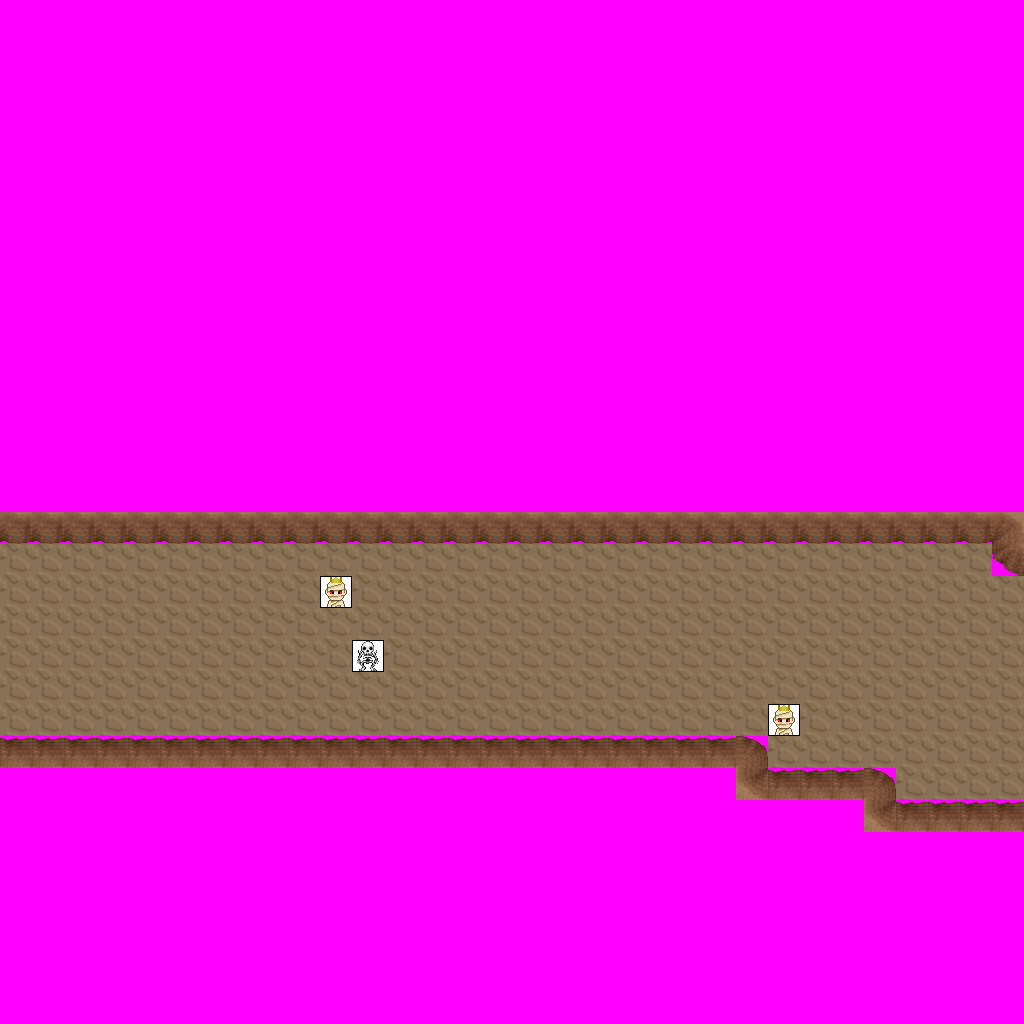

Below is a game level as drawn by its tile map, then a one-line description and the .tmx that defines it (tile-layer data replaced by summaries):
An orthogonal 32x32 tile map with 32x32 px tiles, 7 tile layers (Ground, Objects, Above, Walkable, ...), 5 tilesets and 4 objects (2x newmap, from_west_0, from_east_0).

<map version="1.0" orientation="orthogonal" width="32" height="32" tilewidth="32" tileheight="32">
 <tileset firstgid="1" name="ground_brown" tilewidth="32" tileheight="32">
  <image source="../drawable/ground_brown.png" width="160" height="32" />
 </tileset>
 <tileset firstgid="6" name="logic_creature_mummy" tilewidth="32" tileheight="32">
  <image source="../drawable/logic_creature_mummy.png" width="64" height="32" />
 </tileset>
 <tileset firstgid="8" name="logic_creature_undead_skeleton" tilewidth="32" tileheight="32">
  <image source="../drawable/logic_creature_undead_skeleton.png" width="192" height="32" />
 </tileset>
 <tileset firstgid="14" name="building_wall_int_sandstone" tilewidth="32" tileheight="32">
  <image source="../drawable/building_wall_int_sandstone.png" width="96" height="160" />
 </tileset>
 <tileset firstgid="29" name="walkable_sentinel" tilewidth="32" tileheight="32">
  <image source="../drawable/walkable_sentinel.png" width="32" height="32" />
 </tileset>
 <layer name="Ground" width="32" height="32">
  <data>[1024 cells, 1024 non-empty, 2 distinct tile ids]</data>
 </layer>
 <layer name="Objects" width="32" height="32">
  <data>[1024 cells, 0 non-empty, 0 distinct tile ids]</data>
 </layer>
 <layer name="Above" width="32" height="32">
  <data>[1024 cells, 0 non-empty, 0 distinct tile ids]</data>
 </layer>
 <layer name="Walkable" width="32" height="32">
  <data>[1024 cells, 821 non-empty, 1 distinct tile ids]</data>
 </layer>
 <layer name="Objects_stendhal" width="32" height="32">
  <data>[1024 cells, 67 non-empty, 6 distinct tile ids]</data>
 </layer>
 <layer name="Above_stendhal" width="32" height="32">
  <data>[1024 cells, 0 non-empty, 0 distinct tile ids]</data>
 </layer>
 <layer name="Objects_stendhal2" width="32" height="32">
  <data>[1024 cells, 3 non-empty, 2 distinct tile ids]</data>
 </layer>
 <objectgroup name="Mapevents" width="32" height="32">
  <object name="exit_east_0" type="newmap" x="992" y="576" width="32" height="224">
   <properties>
    <property name="map" value="level_2_orril_lich_palace_x3_y0" />
    <property name="place" value="from_east_0" />
   </properties>
  </object>
  <object name="exit_west_0" type="newmap" x="0" y="544" width="32" height="192">
   <properties>
    <property name="map" value="level_2_orril_lich_palace_x1_y0" />
    <property name="place" value="from_west_0" />
   </properties>
  </object>
 </objectgroup>
 <objectgroup name="Spawn" width="32" height="32">
  <object name="from_west_0" x="992" y="672" width="32" height="32" />
  <object name="from_east_0" x="0" y="640" width="32" height="32" />
 </objectgroup>
 <objectgroup name="Keys" width="32" height="32" />
 <objectgroup name="Replace" width="32" height="32" />
</map>
